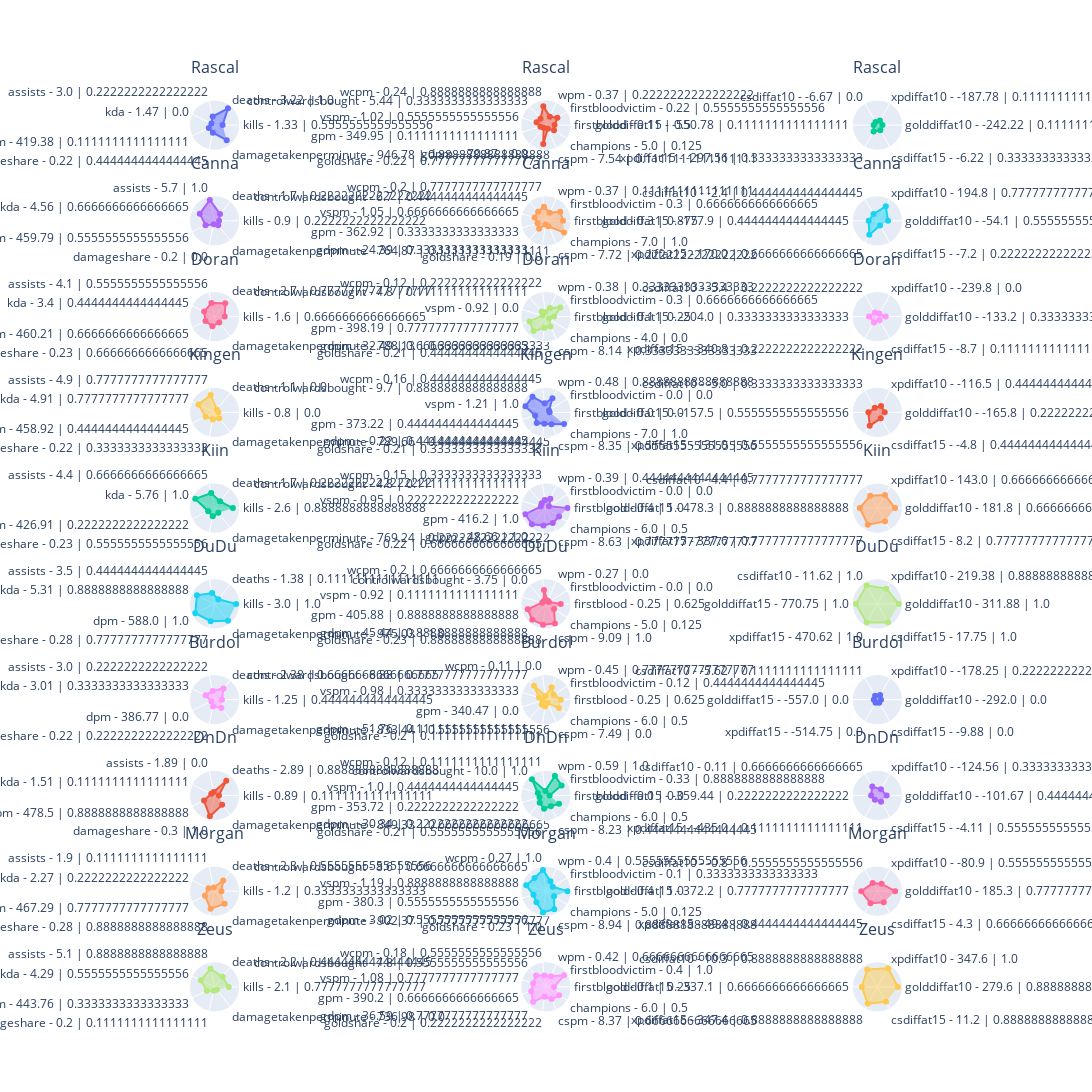

Notebook code for this chart:
### Code cell
position = positions[0]
df = players_stats.loc[players_stats.index.get_level_values(1) == position]

ROWS, COLUMNS = get_rows_columns(df, len(origin_columns))
min_value, max_value = 0, 1

fig = get_fig_subplots(df.index.get_level_values(0), ROWS, COLUMNS, len(origin_columns))
for i, player_name in enumerate(df.index.get_level_values(0)):
    for j, (key, cols) in enumerate(columns.items()):
        _df = df.loc[(player_name, position), cols]
        theta_list = get_theta_list(df, (player_name, position), origin_columns[key], rank_columns[key])

        fig.add_trace(
            go.Scatterpolar(r=_df, theta=theta_list, fill="toself", name=player_name),
            row=i + 1,
            col=j + 1,
        )

fig.update_layout(
    height=350 * ROWS, width=550 * COLUMNS, showlegend=False, title=dict(y=1)
)
fig.update_annotations(yshift=20)
fig.update_polars(
    radialaxis=dict(range=[min_value - 0.2, max_value + 0.2], visible=False)
)
fig.show()

### Figure 1 — Plotly figure (JSON) as saved in the notebook; plotly's stock layout.template omitted (floating-point values rounded to 4 significant figures)
{"data": [{"fill": "toself", "name": "Rascal", "r": [0.2424, 1.0, 0.2915, 0, 0.1621, 0.2393, 0.8813], "subplot": "polar", "theta": ["kills - 1.33 | 0.5555555555555556", "deaths - 3.22 | 1.0", "assists - 3.0 | 0.2222222222222222", "kda - 1.47 | 0.0", "dpm - 419.38 | 0.1111111111111111", "damageshare - 0.22 | 0.4444444444444445", "damagetakenperminute - 946.78 | 0.8888888888888888"], "type": "scatterpolar"}, {"fill": "toself", "name": "Rascal", "r": [0.2778, 0.5556, 0.3165, 0.8563, 0.2711, 0.3475, 0.1252, 0, 0.8699, 0.03124, 0.3333], "subplot": "polar2", "theta": ["firstblood - 0.11 | 0.5", "firstbloodvictim - 0.22 | 0.5555555555555556", "wpm - 0.37 | 0.2222222222222222", "wcpm - 0.24 | 0.8888888888888888", "controlwardsbought - 5.44 | 0.3333333333333333", "vspm - 1.02 | 0.5555555555555556", "gpm - 349.95 | 0.1111111111111111", "gdpm - -70.87 | 0.0", "goldshare - 0.22 | 0.7777777777777777", "cspm - 7.54 | 0.1111111111111111", "champions - 5.0 | 0.125"], "type": "scatterpolar"}, {"fill": "toself", "name": "Rascal", "r": [0.08243, 0.08856, 0, 0.004686, 0.2204, 0.1322], "subplot": "polar3", "theta": ["golddiffat10 - -242.22 | 0.1111111111111111", "xpdiffat10 - -187.78 | 0.1111111111111111", "csdiffat10 - -6.67 | 0.0", "golddiffat15 - -550.78 | 0.1111111111111111", "xpdiffat15 - -297.56 | 0.3333333333333333", "csdiffat15 - -6.22 | 0.3333333333333333"], "type": "scatterpolar"}, {"fill": "toself", "name": "Canna", "r": [0.04545, 0.2827, 1.0, 0.7203, 0.3629, 0, 0.1172], "subplot": "polar4", "theta": ["kills - 0.9 | 0.2222222222222222", "deaths - 1.7 | 0.2222222222222222", "assists - 5.7 | 1.0", "kda - 4.56 | 0.6666666666666665", "dpm - 459.79 | 0.5555555555555556", "damageshare - 0.2 | 0.0", "damagetakenperminute - 764.87 | 0.1111111111111111"], "type": "scatterpolar"}, {"fill": "toself", "name": "Canna", "r": [0.75, 0.75, 0.2987, 0.5883, 0.472, 0.461, 0.2965, 0.3889, 0, 0.1387, 1.0], "subplot": "polar5", "theta": ["firstblood - 0.3 | 0.875", "firstbloodvictim - 0.3 | 0.6666666666666665", "wpm - 0.37 | 0.1111111111111111", "wcpm - 0.2 | 0.7777777777777777", "controlwardsbought - 6.7 | 0.4444444444444445", "vspm - 1.05 | 0.6666666666666665", "gpm - 362.92 | 0.3333333333333333", "gdpm - -24.39 | 0.3333333333333333", "goldshare - 0.19 | 0.0", "cspm - 7.72 | 0.2222222222222222", "champions - 7.0 | 1.0"], "type": "scatterpolar"}, {"fill": "toself", "name": "Canna", "r": [0.394, 0.7399, 0.2333, 0.2855, 0.6949, 0.09683], "subplot": "polar6", "theta": ["golddiffat10 - -54.1 | 0.5555555555555556", "xpdiffat10 - 194.8 | 0.7777777777777777", "csdiffat10 - -2.4 | 0.4444444444444445", "golddiffat15 - -177.9 | 0.4444444444444445", "xpdiffat15 - 170.0 | 0.6666666666666665", "csdiffat15 - -7.2 | 0.2222222222222222"], "type": "scatterpolar"}, {"fill": "toself", "name": "Doran", "r": [0.3636, 0.7539, 0.5802, 0.4495, 0.365, 0.3512, 0.2149], "subplot": "polar7", "theta": ["kills - 1.6 | 0.6666666666666665", "deaths - 2.7 | 0.7777777777777777", "assists - 4.1 | 0.5555555555555556", "kda - 3.4 | 0.4444444444444445", "dpm - 460.21 | 0.6666666666666665", "damageshare - 0.23 | 0.6666666666666665", "damagetakenperminute - 788.13 | 0.3333333333333333"], "type": "scatterpolar"}, {"fill": "toself", "name": "Doran", "r": [0.25, 0.75, 0.3334, 0.06453, 0.168, 0, 0.7622, 0.8647, 0.4481, 0.4022, 0], "subplot": "polar8", "theta": ["firstblood - 0.1 | 0.25", "firstbloodvictim - 0.3 | 0.6666666666666665", "wpm - 0.38 | 0.3333333333333333", "wcpm - 0.12 | 0.2222222222222222", "controlwardsbought - 4.8 | 0.1111111111111111", "vspm - 0.92 | 0.0", "gpm - 398.19 | 0.7777777777777777", "gdpm - 32.49 | 0.6666666666666665", "goldshare - 0.21 | 0.4444444444444445", "cspm - 8.14 | 0.3333333333333333", "champions - 4.0 | 0.0"], "type": "scatterpolar"}, {"fill": "toself", "name": "Doran", "r": [0.263, 0, 0.06925, 0.2659, 0.1765, 0.04253], "subplot": "polar9", "theta": ["golddiffat10 - -133.2 | 0.3333333333333333", "xpdiffat10 - -239.8 | 0.0", "csdiffat10 - -5.4 | 0.2222222222222222", "golddiffat15 - -204.0 | 0.3333333333333333", "xpdiffat15 - -340.8 | 0.2222222222222222", "csdiffat15 - -8.7 | 0.1111111111111111"], "type": "scatterpolar"}, {"fill": "toself", "name": "Kingen", "r": [0, 0, 0.7901, 0.8019, 0.3585, 0.2099, 0.2213], "subplot": "polar10", "theta": ["kills - 0.8 | 0.0", "deaths - 1.1 | 0.0", "assists - 4.9 | 0.7777777777777777", "kda - 4.91 | 0.7777777777777777", "dpm - 458.92 | 0.4444444444444445", "damageshare - 0.22 | 0.3333333333333333", "damagetakenperminute - 789.66 | 0.4444444444444445"], "type": "scatterpolar"}, {"fill": "toself", "name": "Kingen", "r": [0, 0, 0.6638, 0.3127, 0.952, 1, 0.4325, 0.591, 0.4391, 0.5361, 1.0], "subplot": "polar11", "theta": ["firstblood - 0.0 | 0.0", "firstbloodvictim - 0.0 | 0.0", "wpm - 0.48 | 0.8888888888888888", "wcpm - 0.16 | 0.4444444444444445", "controlwardsbought - 9.7 | 0.8888888888888888", "vspm - 1.21 | 1.0", "gpm - 373.22 | 0.4444444444444445", "gdpm - -0.22 | 0.4444444444444445", "goldshare - 0.21 | 0.3333333333333333", "cspm - 8.35 | 0.5555555555555556", "champions - 7.0 | 1.0"], "type": "scatterpolar"}, {"fill": "toself", "name": "Kingen", "r": [0.209, 0.2099, 0.09112, 0.3009, 0.6553, 0.1837], "subplot": "polar12", "theta": ["golddiffat10 - -165.8 | 0.2222222222222222", "xpdiffat10 - -116.5 | 0.4444444444444445", "csdiffat10 - -5.0 | 0.3333333333333333", "golddiffat15 - -157.5 | 0.5555555555555556", "xpdiffat15 - 131.0 | 0.5555555555555556", "csdiffat15 - -4.8 | 0.4444444444444445"], "type": "scatterpolar"}, {"fill": "toself", "name": "Kiin", "r": [0.8182, 0.2827, 0.6589, 1.0, 0.1995, 0.2646, 0.1355], "subplot": "polar13", "theta": ["kills - 2.6 | 0.8888888888888888", "deaths - 1.7 | 0.2222222222222222", "assists - 4.4 | 0.6666666666666665", "kda - 5.76 | 1.0", "dpm - 426.91 | 0.2222222222222222", "damageshare - 0.23 | 0.5555555555555556", "damagetakenperminute - 769.24 | 0.2222222222222222"], "type": "scatterpolar"}, {"fill": "toself", "name": "Kiin", "r": [1, 0, 0.3805, 0.2592, 0.168, 0.103, 1, 1, 0.7749, 0.7139, 0.6667], "subplot": "polar14", "theta": ["firstblood - 0.4 | 1.0", "firstbloodvictim - 0.0 | 0.0", "wpm - 0.39 | 0.4444444444444445", "wcpm - 0.15 | 0.3333333333333333", "controlwardsbought - 4.8 | 0.1111111111111111", "vspm - 0.95 | 0.2222222222222222", "gpm - 416.2 | 1.0", "gdpm - 48.66 | 1.0", "goldshare - 0.22 | 0.6666666666666665", "cspm - 8.63 | 0.7777777777777777", "champions - 6.0 | 0.5"], "type": "scatterpolar"}, {"fill": "toself", "name": "Kiin", "r": [0.7846, 0.6517, 0.605, 0.7797, 0.865, 0.6543], "subplot": "polar15", "theta": ["golddiffat10 - 181.8 | 0.6666666666666665", "xpdiffat10 - 143.0 | 0.6666666666666665", "csdiffat10 - 4.4 | 0.7777777777777777", "golddiffat15 - 478.3 | 0.8888888888888888", "xpdiffat15 - 337.6 | 0.7777777777777777", "csdiffat15 - 8.2 | 0.7777777777777777"], "type": "scatterpolar"}, {"fill": "toself", "name": "DuDu", "r": [1.0, 0.1296, 0.4227, 0.8961, 1, 0.793, 1], "subplot": "polar16", "theta": ["kills - 3.0 | 1.0", "deaths - 1.38 | 0.1111111111111111", "assists - 3.5 | 0.4444444444444445", "kda - 5.31 | 0.8888888888888888", "dpm - 588.0 | 1.0", "damageshare - 0.28 | 0.7777777777777777", "damagetakenperminute - 975.03 | 1.0"], "type": "scatterpolar"}, {"fill": "toself", "name": "DuDu", "r": [0.625, 0, 0, 0.5811, 0, 0.02034, 0.8638, 0.973, 0.9708, 1, 0.3333], "subplot": "polar17", "theta": ["firstblood - 0.25 | 0.625", "firstbloodvictim - 0.0 | 0.0", "wpm - 0.27 | 0.0", "wcpm - 0.2 | 0.6666666666666665", "controlwardsbought - 3.75 | 0.0", "vspm - 0.92 | 0.1111111111111111", "gpm - 405.88 | 0.8888888888888888", "gdpm - 45.44 | 0.8888888888888888", "goldshare - 0.23 | 0.8888888888888888", "cspm - 9.09 | 1.0", "champions - 5.0 | 0.125"], "type": "scatterpolar"}, {"fill": "toself", "name": "DuDu", "r": [1, 0.7817, 1.0, 1, 1, 1], "subplot": "polar18", "theta": ["golddiffat10 - 311.88 | 1.0", "xpdiffat10 - 219.38 | 0.8888888888888888", "csdiffat10 - 11.62 | 1.0", "golddiffat15 - 770.75 | 1.0", "xpdiffat15 - 470.62 | 1.0", "csdiffat15 - 17.75 | 1.0"], "type": "scatterpolar"}, {"fill": "toself", "name": "Burdol", "r": [0.2045, 0.6008, 0.2915, 0.3594, 0, 0.1867, 0.4052], "subplot": "polar19", "theta": ["kills - 1.25 | 0.4444444444444445", "deaths - 2.38 | 0.6666666666666665", "assists - 3.0 | 0.2222222222222222", "kda - 3.01 | 0.3333333333333333", "dpm - 386.77 | 0.0", "damageshare - 0.22 | 0.2222222222222222", "damagetakenperminute - 833.44 | 0.5555555555555556"], "type": "scatterpolar"}, {"fill": "toself", "name": "Burdol", "r": [0.625, 0.3125, 0.5574, 0, 0.82, 0.2088, 0, 0.1599, 0.189, 0, 0.6667], "subplot": "polar20", "theta": ["firstblood - 0.25 | 0.625", "firstbloodvictim - 0.12 | 0.4444444444444445", "wpm - 0.45 | 0.7777777777777777", "wcpm - 0.11 | 0.0", "controlwardsbought - 8.88 | 0.7777777777777777", "vspm - 0.98 | 0.3333333333333333", "gpm - 340.47 | 0.0", "gdpm - -51.76 | 0.1111111111111111", "goldshare - 0.2 | 0.1111111111111111", "cspm - 7.49 | 0.0", "champions - 6.0 | 0.5"], "type": "scatterpolar"}, {"fill": "toself", "name": "Burdol", "r": [0, 0.1048, 0.05695, 0, 0, 0], "subplot": "polar21", "theta": ["golddiffat10 - -292.0 | 0.0", "xpdiffat10 - -178.25 | 0.2222222222222222", "csdiffat10 - -5.62 | 0.1111111111111111", "golddiffat15 - -557.0 | 0.0", "xpdiffat15 - -514.75 | 0.0", "csdiffat15 - -9.88 | 0.0"], "type": "scatterpolar"}, {"fill": "toself", "name": "DnDn", "r": [0.0404, 0.8429, 0, 0.009929, 0.4559, 1, 0.4719], "subplot": "polar22", "theta": ["kills - 0.89 | 0.1111111111111111", "deaths - 2.89 | 0.8888888888888888", "assists - 1.89 | 0.0", "kda - 1.51 | 0.1111111111111111", "dpm - 478.5 | 0.8888888888888888", "damageshare - 0.3 | 1.0", "damagetakenperminute - 849.33 | 0.6666666666666665"], "type": "scatterpolar"}, {"fill": "toself", "name": "DnDn", "r": [0, 0.8333, 1, 0.05425, 1, 0.2777, 0.1749, 0.339, 0.5554, 0.4612, 0.6667], "subplot": "polar23", "theta": ["firstblood - 0.0 | 0.0", "firstbloodvictim - 0.33 | 0.8888888888888888", "wpm - 0.59 | 1.0", "wcpm - 0.12 | 0.1111111111111111", "controlwardsbought - 10.0 | 1.0", "vspm - 1.0 | 0.4444444444444445", "gpm - 353.72 | 0.2222222222222222", "gdpm - -30.34 | 0.2222222222222222", "goldshare - 0.21 | 0.5555555555555556", "cspm - 8.23 | 0.4444444444444445", "champions - 6.0 | 0.5"], "type": "scatterpolar"}, {"fill": "toself", "name": "DnDn", "r": [0.3152, 0.1962, 0.3705, 0.1488, 0.08093, 0.2086], "subplot": "polar24", "theta": ["golddiffat10 - -101.67 | 0.4444444444444445", "xpdiffat10 - -124.56 | 0.3333333333333333", "csdiffat10 - 0.11 | 0.6666666666666665", "golddiffat15 - -359.44 | 0.2222222222222222", "xpdiffat15 - -435.0 | 0.1111111111111111", "csdiffat15 - -4.11 | 0.5555555555555556"], "type": "scatterpolar"}, {"fill": "toself", "name": "Morgan", "r": [0.1818, 0.5654, 0.002915, 0.1868, 0.4001, 0.8111, 0.6948], "subplot": "polar25", "theta": ["kills - 1.2 | 0.3333333333333333", "deaths - 2.3 | 0.5555555555555556", "assists - 1.9 | 0.1111111111111111", "kda - 2.27 | 0.2222222222222222", "dpm - 467.29 | 0.7777777777777777", "damageshare - 0.28 | 0.8888888888888888", "damagetakenperminute - 902.37 | 0.7777777777777777"], "type": "scatterpolar"}, {"fill": "toself", "name": "Morgan", "r": [1, 0.25, 0.4033, 1, 0.776, 0.9488, 0.526, 0.6182, 1, 0.9073, 0.3333], "subplot": "polar26", "theta": ["firstblood - 0.4 | 1.0", "firstbloodvictim - 0.1 | 0.3333333333333333", "wpm - 0.4 | 0.5555555555555556", "wcpm - 0.27 | 1.0", "controlwardsbought - 8.6 | 0.6666666666666665", "vspm - 1.19 | 0.8888888888888888", "gpm - 380.3 | 0.5555555555555556", "gdpm - 3.02 | 0.5555555555555556", "goldshare - 0.23 | 1.0", "cspm - 8.94 | 0.8888888888888888", "champions - 5.0 | 0.125"], "type": "scatterpolar"}, {"fill": "toself", "name": "Morgan", "r": [0.7904, 0.2705, 0.3207, 0.6998, 0.5725, 0.5131], "subplot": "polar27", "theta": ["golddiffat10 - 185.3 | 0.7777777777777777", "xpdiffat10 - -80.9 | 0.5555555555555556", "csdiffat10 - -0.8 | 0.5555555555555556", "golddiffat15 - 372.2 | 0.7777777777777777", "xpdiffat15 - 49.4 | 0.4444444444444445", "csdiffat15 - 4.3 | 0.6666666666666665"], "type": "scatterpolar"}, {"fill": "toself", "name": "Zeus", "r": [0.5909, 0.5183, 0.8426, 0.6581, 0.2832, 0.01566, 0], "subplot": "polar28", "theta": ["kills - 2.1 | 0.7777777777777777", "deaths - 2.2 | 0.4444444444444445", "assists - 5.1 | 0.8888888888888888", "kda - 4.29 | 0.5555555555555556", "dpm - 443.76 | 0.3333333333333333", "damageshare - 0.2 | 0.1111111111111111", "damagetakenperminute - 736.98 | 0.0"], "type": "scatterpolar"}, {"fill": "toself", "name": "Zeus", "r": [0.25, 1, 0.4583, 0.4443, 0.648, 0.5473, 0.6567, 0.899, 0.3509, 0.5481, 0.6667], "subplot": "polar29", "theta": ["firstblood - 0.1 | 0.25", "firstbloodvictim - 0.4 | 1.0", "wpm - 0.42 | 0.6666666666666665", "wcpm - 0.18 | 0.5555555555555556", "controlwardsbought - 7.8 | 0.5555555555555556", "vspm - 1.08 | 0.7777777777777777", "gpm - 390.2 | 0.6666666666666665", "gdpm - 36.59 | 0.7777777777777777", "goldshare - 0.2 | 0.2222222222222222", "cspm - 8.37 | 0.6666666666666665", "champions - 6.0 | 0.5"], "type": "scatterpolar"}, {"fill": "toself", "name": "Zeus", "r": [0.9466, 1, 0.9276, 0.6734, 0.8749, 0.7629], "subplot": "polar30", "theta": ["golddiffat10 - 279.6 | 0.8888888888888888", "xpdiffat10 - 347.6 | 1.0", "csdiffat10 - 10.3 | 0.8888888888888888", "golddiffat15 - 337.1 | 0.6666666666666665", "xpdiffat15 - 347.4 | 0.8888888888888888", "csdiffat15 - 11.2 | 0.8888888888888888"], "type": "scatterpolar"}], "layout": {"annotations": [{"font": {"size": 16}, "showarrow": false, "text": "Rascal", "x": 0.1444, "xanchor": "center", "xref": "paper", "y": 1, "yanchor": "bottom", "yref": "paper", "yshift": 20}, {"font": {"size": 16}, "showarrow": false, "text": "Rascal", "x": 0.5, "xanchor": "center", "xref": "paper", "y": 1, "yanchor": "bottom", "yref": "paper", "yshift": 20}, {"font": {"size": 16}, "showarrow": false, "text": "Rascal", "x": 0.8556, "xanchor": "center", "xref": "paper", "y": 1, "yanchor": "bottom", "yref": "paper", "yshift": 20}, {"font": {"size": 16}, "showarrow": false, "text": "Canna", "x": 0.1444, "xanchor": "center", "xref": "paper", "y": 0.895, "yanchor": "bottom", "yref": "paper", "yshift": 20}, {"font": {"size": 16}, "showarrow": false, "text": "Canna", "x": 0.5, "xanchor": "center", "xref": "paper", "y": 0.895, "yanchor": "bottom", "yref": "paper", "yshift": 20}, {"font": {"size": 16}, "showarrow": false, "text": "Canna", "x": 0.8556, "xanchor": "center", "xref": "paper", "y": 0.895, "yanchor": "bottom", "yref": "paper", "yshift": 20}, {"font": {"size": 16}, "showarrow": false, "text": "Doran", "x": 0.1444, "xanchor": "center", "xref": "paper", "y": 0.79, "yanchor": "bottom", "yref": "paper", "yshift": 20}, {"font": {"size": 16}, "showarrow": false, "text": "Doran", "x": 0.5, "xanchor": "center", "xref": "paper", "y": 0.79, "yanchor": "bottom", "yref": "paper", "yshift": 20}, {"font": {"size": 16}, "showarrow": false, "text": "Doran", "x": 0.8556, "xanchor": "center", "xref": "paper", "y": 0.79, "yanchor": "bottom", "yref": "paper", "yshift": 20}, {"font": {"size": 16}, "showarrow": false, "text": "Kingen", "x": 0.1444, "xanchor": "center", "xref": "paper", "y": 0.685, "yanchor": "bottom", "yref": "paper", "yshift": 20}, {"font": {"size": 16}, "showarrow": false, "text": "Kingen", "x": 0.5, "xanchor": "center", "xref": "paper", "y": 0.685, "yanchor": "bottom", "yref": "paper", "yshift": 20}, {"font": {"size": 16}, "showarrow": false, "text": "Kingen", "x": 0.8556, "xanchor": "center", "xref": "paper", "y": 0.685, "yanchor": "bottom", "yref": "paper", "yshift": 20}, {"font": {"size": 16}, "showarrow": false, "text": "Kiin", "x": 0.1444, "xanchor": "center", "xref": "paper", "y": 0.58, "yanchor": "bottom", "yref": "paper", "yshift": 20}, {"font": {"size": 16}, "showarrow": false, "text": "Kiin", "x": 0.5, "xanchor": "center", "xref": "paper", "y": 0.58, "yanchor": "bottom", "yref": "paper", "yshift": 20}, {"font": {"size": 16}, "showarrow": false, "text": "Kiin", "x": 0.8556, "xanchor": "center", "xref": "paper", "y": 0.58, "yanchor": "bottom", "yref": "paper", "yshift": 20}, {"font": {"size": 16}, "showarrow": false, "text": "DuDu", "x": 0.1444, "xanchor": "center", "xref": "paper", "y": 0.475, "yanchor": "bottom", "yref": "paper", "yshift": 20}, {"font": {"size": 16}, "showarrow": false, "text": "DuDu", "x": 0.5, "xanchor": "center", "xref": "paper", "y": 0.475, "yanchor": "bottom", "yref": "paper", "yshift": 20}, {"font": {"size": 16}, "showarrow": false, "text": "DuDu", "x": 0.8556, "xanchor": "center", "xref": "paper", "y": 0.475, "yanchor": "bottom", "yref": "paper", "yshift": 20}, {"font": {"size": 16}, "showarrow": false, "text": "Burdol", "x": 0.1444, "xanchor": "center", "xref": "paper", "y": 0.37, "yanchor": "bottom", "yref": "paper", "yshift": 20}, {"font": {"size": 16}, "showarrow": false, "text": "Burdol", "x": 0.5, "xanchor": "center", "xref": "paper", "y": 0.37, "yanchor": "bottom", "yref": "paper", "yshift": 20}, {"font": {"size": 16}, "showarrow": false, "text": "Burdol", "x": 0.8556, "xanchor": "center", "xref": "paper", "y": 0.37, "yanchor": "bottom", "yref": "paper", "yshift": 20}, {"font": {"size": 16}, "showarrow": false, "text": "DnDn", "x": 0.1444, "xanchor": "center", "xref": "paper", "y": 0.265, "yanchor": "bottom", "yref": "paper", "yshift": 20}, {"font": {"size": 16}, "showarrow": false, "text": "DnDn", "x": 0.5, "xanchor": "center", "xref": "paper", "y": 0.265, "yanchor": "bottom", "yref": "paper", "yshift": 20}, {"font": {"size": 16}, "showarrow": false, "text": "DnDn", "x": 0.8556, "xanchor": "center", "xref": "paper", "y": 0.265, "yanchor": "bottom", "yref": "paper", "yshift": 20}, {"font": {"size": 16}, "showarrow": false, "text": "Morgan", "x": 0.1444, "xanchor": "center", "xref": "paper", "y": 0.16, "yanchor": "bottom", "yref": "paper", "yshift": 20}, {"font": {"size": 16}, "showarrow": false, "text": "Morgan", "x": 0.5, "xanchor": "center", "xref": "paper", "y": 0.16, "yanchor": "bottom", "yref": "paper", "yshift": 20}, {"font": {"size": 16}, "showarrow": false, "text": "Morgan", "x": 0.8556, "xanchor": "center", "xref": "paper", "y": 0.16, "yanchor": "bottom", "yref": "paper", "yshift": 20}, {"font": {"size": 16}, "showarrow": false, "text": "Zeus", "x": 0.1444, "xanchor": "center", "xref": "paper", "y": 0.055, "yanchor": "bottom", "yref": "paper", "yshift": 20}, {"font": {"size": 16}, "showarrow": false, "text": "Zeus", "x": 0.5, "xanchor": "center", "xref": "paper", "y": 0.055, "yanchor": "bottom", "yref": "paper", "yshift": 20}, {"font": {"size": 16}, "showarrow": false, "text": "Zeus", "x": 0.8556, "xanchor": "center", "xref": "paper", "y": 0.055, "yanchor": "bottom", "yref": "paper", "yshift": 20}], "height": 3500, "polar": {"domain": {"x": [0, 0.2889], "y": [0.945, 1]}, "radialaxis": {"range": [-0.2, 1.2], "visible": false}}, "polar10": {"domain": {"x": [0, 0.2889], "y": [0.63, 0.685]}, "radialaxis": {"range": [-0.2, 1.2], "visible": false}}, "polar11": {"domain": {"x": [0.3556, 0.6444], "y": [0.63, 0.685]}, "radialaxis": {"range": [-0.2, 1.2], "visible": false}}, "polar12": {"domain": {"x": [0.7111, 1], "y": [0.63, 0.685]}, "radialaxis": {"range": [-0.2, 1.2], "visible": false}}, "polar13": {"domain": {"x": [0, 0.2889], "y": [0.525, 0.58]}, "radialaxis": {"range": [-0.2, 1.2], "visible": false}}, "polar14": {"domain": {"x": [0.3556, 0.6444], "y": [0.525, 0.58]}, "radialaxis": {"range": [-0.2, 1.2], "visible": false}}, "polar15": {"domain": {"x": [0.7111, 1], "y": [0.525, 0.58]}, "radialaxis": {"range": [-0.2, 1.2], "visible": false}}, "polar16": {"domain": {"x": [0, 0.2889], "y": [0.42, 0.475]}, "radialaxis": {"range": [-0.2, 1.2], "visible": false}}, "polar17": {"domain": {"x": [0.3556, 0.6444], "y": [0.42, 0.475]}, "radialaxis": {"range": [-0.2, 1.2], "visible": false}}, "polar18": {"domain": {"x": [0.7111, 1], "y": [0.42, 0.475]}, "radialaxis": {"range": [-0.2, 1.2], "visible": false}}, "polar19": {"domain": {"x": [0, 0.2889], "y": [0.315, 0.37]}, "radialaxis": {"range": [-0.2, 1.2], "visible": false}}, "polar2": {"domain": {"x": [0.3556, 0.6444], "y": [0.945, 1]}, "radialaxis": {"range": [-0.2, 1.2], "visible": false}}, "polar20": {"domain": {"x": [0.3556, 0.6444], "y": [0.315, 0.37]}, "radialaxis": {"range": [-0.2, 1.2], "visible": false}}, "polar21": {"domain": {"x": [0.7111, 1], "y": [0.315, 0.37]}, "radialaxis": {"range": [-0.2, 1.2], "visible": false}}, "polar22": {"domain": {"x": [0, 0.2889], "y": [0.21, 0.265]}, "radialaxis": {"range": [-0.2, 1.2], "visible": false}}, "polar23": {"domain": {"x": [0.3556, 0.6444], "y": [0.21, 0.265]}, "radialaxis": {"range": [-0.2, 1.2], "visible": false}}, "polar24": {"domain": {"x": [0.7111, 1], "y": [0.21, 0.265]}, "radialaxis": {"range": [-0.2, 1.2], "visible": false}}, "polar25": {"domain": {"x": [0, 0.2889], "y": [0.105, 0.16]}, "radialaxis": {"range": [-0.2, 1.2], "visible": false}}, "polar26": {"domain": {"x": [0.3556, 0.6444], "y": [0.105, 0.16]}, "radialaxis": {"range": [-0.2, 1.2], "visible": false}}, "polar27": {"domain": {"x": [0.7111, 1], "y": [0.105, 0.16]}, "radialaxis": {"range": [-0.2, 1.2], "visible": false}}, "polar28": {"domain": {"x": [0, 0.2889], "y": [0, 0.055]}, "radialaxis": {"range": [-0.2, 1.2], "visible": false}}, "polar29": {"domain": {"x": [0.3556, 0.6444], "y": [0, 0.055]}, "radialaxis": {"range": [-0.2, 1.2], "visible": false}}, "polar3": {"domain": {"x": [0.7111, 1], "y": [0.945, 1]}, "radialaxis": {"range": [-0.2, 1.2], "visible": false}}, "polar30": {"domain": {"x": [0.7111, 1], "y": [0, 0.055]}, "radialaxis": {"range": [-0.2, 1.2], "visible": false}}, "polar4": {"domain": {"x": [0, 0.2889], "y": [0.84, 0.895]}, "radialaxis": {"range": [-0.2, 1.2], "visible": false}}, "polar5": {"domain": {"x": [0.3556, 0.6444], "y": [0.84, 0.895]}, "radialaxis": {"range": [-0.2, 1.2], "visible": false}}, "polar6": {"domain": {"x": [0.7111, 1], "y": [0.84, 0.895]}, "radialaxis": {"range": [-0.2, 1.2], "visible": false}}, "polar7": {"domain": {"x": [0, 0.2889], "y": [0.735, 0.79]}, "radialaxis": {"range": [-0.2, 1.2], "visible": false}}, "polar8": {"domain": {"x": [0.3556, 0.6444], "y": [0.735, 0.79]}, "radialaxis": {"range": [-0.2, 1.2], "visible": false}}, "polar9": {"domain": {"x": [0.7111, 1], "y": [0.735, 0.79]}, "radialaxis": {"range": [-0.2, 1.2], "visible": false}}, "showlegend": false, "title": {"y": 1}, "width": 1650}}
